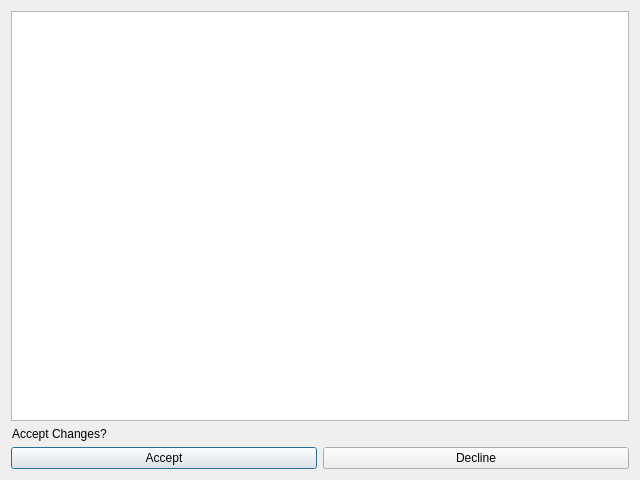
<?xml version="1.0" encoding="UTF-8"?>
<ui version="4.0">
 <class>ReviewDialog</class>
 <widget class="QDialog" name="ReviewDialog">
  <property name="geometry">
   <rect>
    <x>0</x>
    <y>0</y>
    <width>640</width>
    <height>480</height>
   </rect>
  </property>
  <property name="windowTitle">
   <string>Review Enhanced Prompt</string>
  </property>
  <layout class="QVBoxLayout" name="verticalLayout">
   <item>
    <widget class="QPlainTextEdit" name="enhanced_text_edit">
     <property name="readOnly">
      <bool>true</bool>
     </property>
    </widget>
   </item>
   <item>
    <widget class="QLabel" name="label">
     <property name="font">
      <font>
       <pointsize>9</pointsize>
      </font>
     </property>
     <property name="text">
      <string>Accept Changes?</string>
     </property>
     <property name="margin">
      <number>3</number>
     </property>
     <property name="indent">
      <number>1</number>
     </property>
    </widget>
   </item>
   <item>
    <layout class="QHBoxLayout" name="horizontalLayout">
     <item>
      <widget class="QPushButton" name="accept_button">
       <property name="text">
        <string>Accept</string>
       </property>
      </widget>
     </item>
     <item>
      <widget class="QPushButton" name="decline_button">
       <property name="text">
        <string>Decline</string>
       </property>
      </widget>
     </item>
    </layout>
   </item>
  </layout>
 </widget>
 <resources/>
 <connections/>
</ui>
